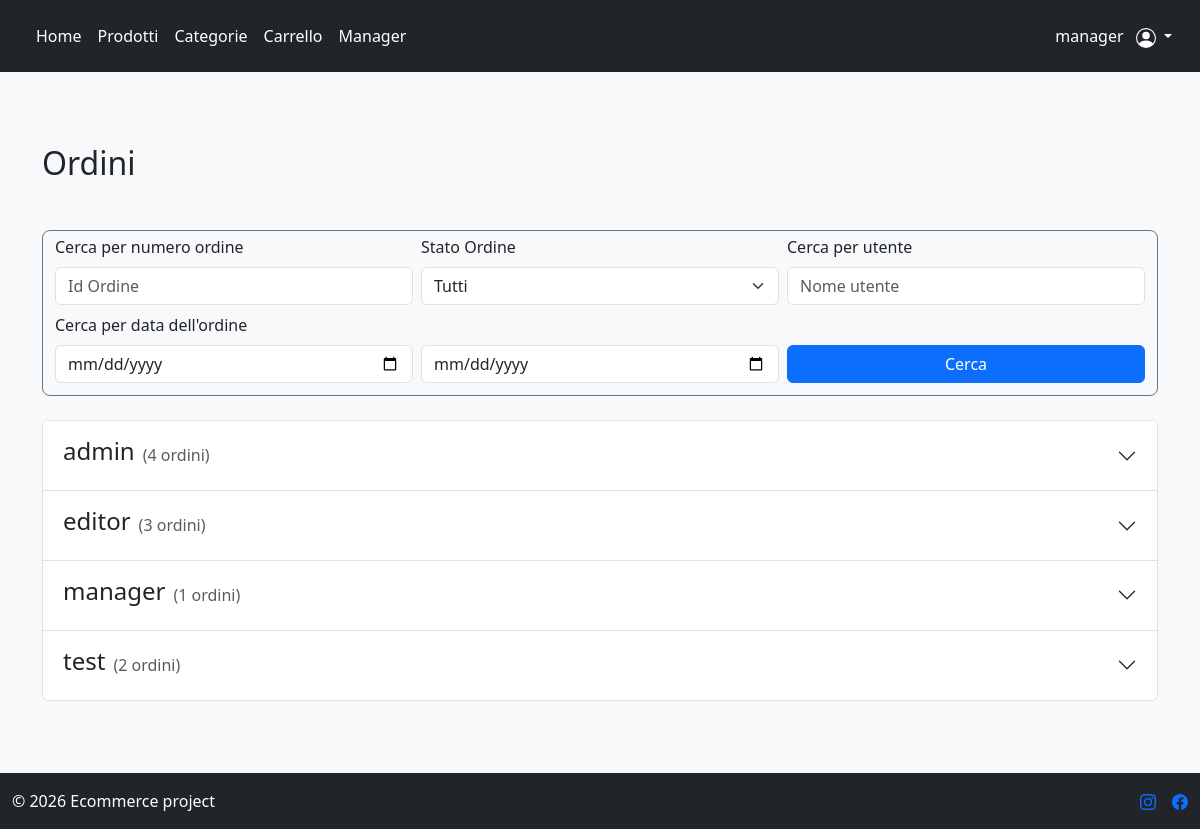
/orders/manager/ (signed in), run on an earlier commit of the app's database.
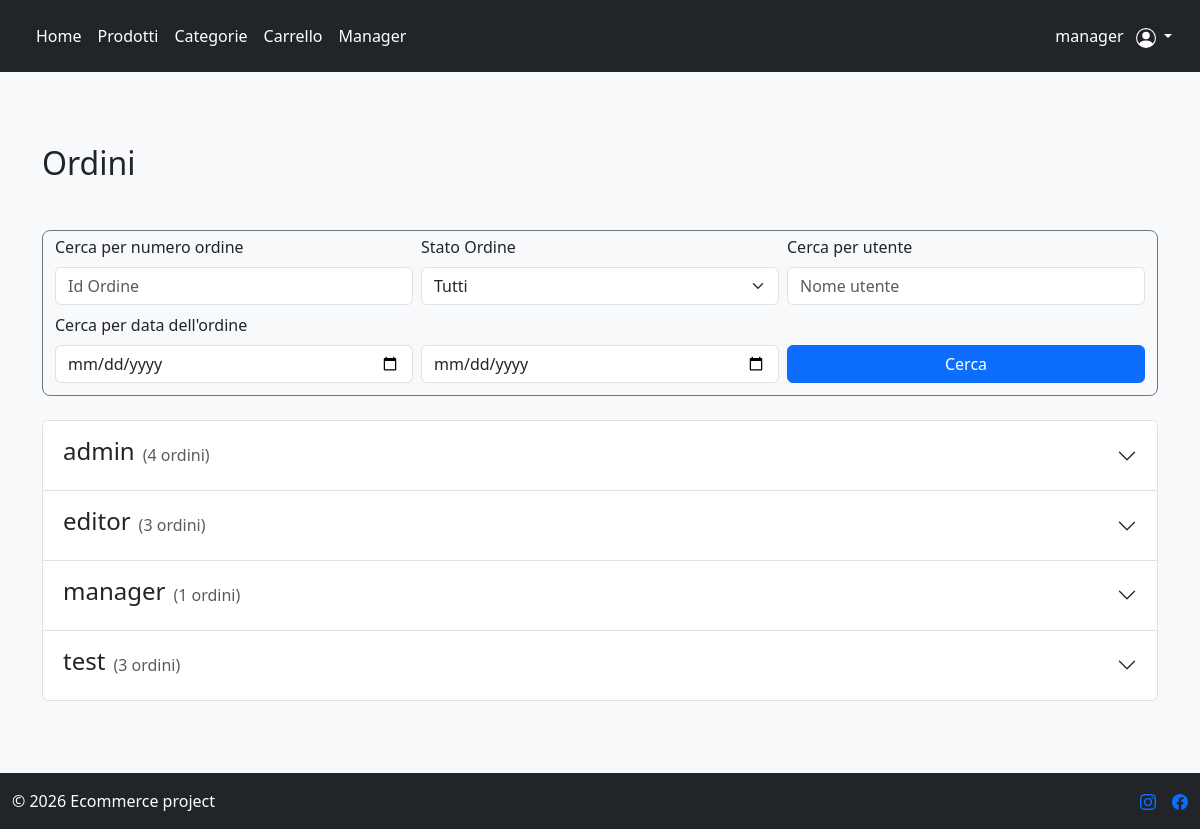
And on a later commit of the database.
### users/models.py (models this page shows)
class CustomUser(AbstractUser):
    email = models.EmailField(blank=False, null=False) #ridefinisco il campo email di abstractuser per renderlo obbligatorio
    address = models.CharField(max_length=255, blank=True)
    phone = models.CharField(max_length=20, blank=True)
    def is_manager(self):
            return self.groups.filter(name="Manager").exists()

### orders/views.py (the view)
# urls.py: path("manager/", ManagerOrderListView.as_view(), name="order_management"),
class ManagerOrderListView(LoginRequiredMixin, UserPassesTestMixin, OrderFilterMixin, ListView):
    model = Order
    template_name = "orders/order_management.html"
    context_object_name = "orders"
    def get_context_data(self, **kwargs):
        context = super().get_context_data(**kwargs)
        context["users"] = CustomUser.objects.all()
        context["statuses"] = Order.Status.choices
        return context
    def get_queryset(self):
        orders = Order.objects.all()
        username = self.request.GET.get("user")
        if username:
            orders = orders.filter(user__username=username)
        return self.apply_filters(orders)
    def test_func(self):
        return self.request.user.has_perm("orders.manage_orders")

### orders/mixins.py (called while the page is built, shortened)
    def apply_filters(self, orders):
        status = self.request.GET.get("status")
        if status:
            if(status != "Tutti"):
                orders = orders.filter(status=status)
        order_id = self.request.GET.get("id")
        if order_id:
            orders = orders.filter(id=order_id)
        start_date = self.request.GET.get("start_date")
        end_date = self.request.GET.get("end_date")
        return orders

### orders/models.py (called while the page is built)
    def get_total_price(self):
        total = 0
        for item in self.orderitem_set.all():
            total += item.total_price()
        return total

    def total_price(self):
            return self.actual_price_per_unit * self.quantity

### templates/orders/order_management.html (shortened to what this page needs)
{% extends "base.html" %}
{% load crispy_forms_tags %}
{% block content %}
{% regroup orders by user as user_orders %}
<div class="container py-5">
    <h2 class="mb-5">Ordini</h2>
    <form method="get" class="mb-4 p-1 rounded-3 border border-secondary">
        <div class="row g-2 align-items-end p-2 pt-0">
            <div class="col-md-4">
                <label class="form-label">Cerca per numero ordine</label>
                <input type="text" name="id" class="form-control" placeholder="Id Ordine" value="{{ request.GET.id }}">
            </div>
            <div class="col-md-4">
                <label class="form-label">Stato Ordine</label>
                <select name="status" class="form-select">
                    <option value="Tutti">Tutti</option>
                </select>
            </div>
            <div class="col-md-4">
                <label class="form-label">Cerca per utente</label>
                <input type="text" name="user" class="form-control" placeholder="Nome utente" value="{{ request.GET.user }}">
            </div>
            <div class="col-md-4">
                <label class="form-label">Cerca per data dell'ordine</label>
                <input type="date" name="start_date" class="form-control" placeholder="Data di inizio" value="{{ request.GET.start_date }}">
            </div>
            <div class="col-md-4">
                <input type="date" name="end_date" class="form-control" placeholder="Data di fine" value="{{ request.GET.end_date }}">
            </div>
            <div class="col-md-4 d-grid">
                <button class="btn btn-primary">
                    Cerca
                </button>
            </div>
        </div>
    </form>
    <div class="accordion" id="ordersAccordion">
        {% for group in user_orders %}
        <div class="accordion-item">
            <h2 class="accordion-header">
                <button class="accordion-button collapsed" type="button" data-bs-toggle="collapse" data-bs-target="#collapse{{ group.grouper.pk }}">
                    <h4>{{ group.grouper.username|default:"Utente eliminato" }} </h4>
                    <span class="ms-2 text-muted">
                        ({{ group.list|length }} ordini)
                    </span>
                </button>
            </h2>
        </div>
        {% empty %}
        <div class="alert alert-info text-center shadow-sm">
            Nessun Risultato!
        </div>
        {% endfor %}
    </div>
</div>
{% endblock content %}

What changed in the data, as far as the page shows it:
changed CustomUser "test": list|length "2" → "3"
